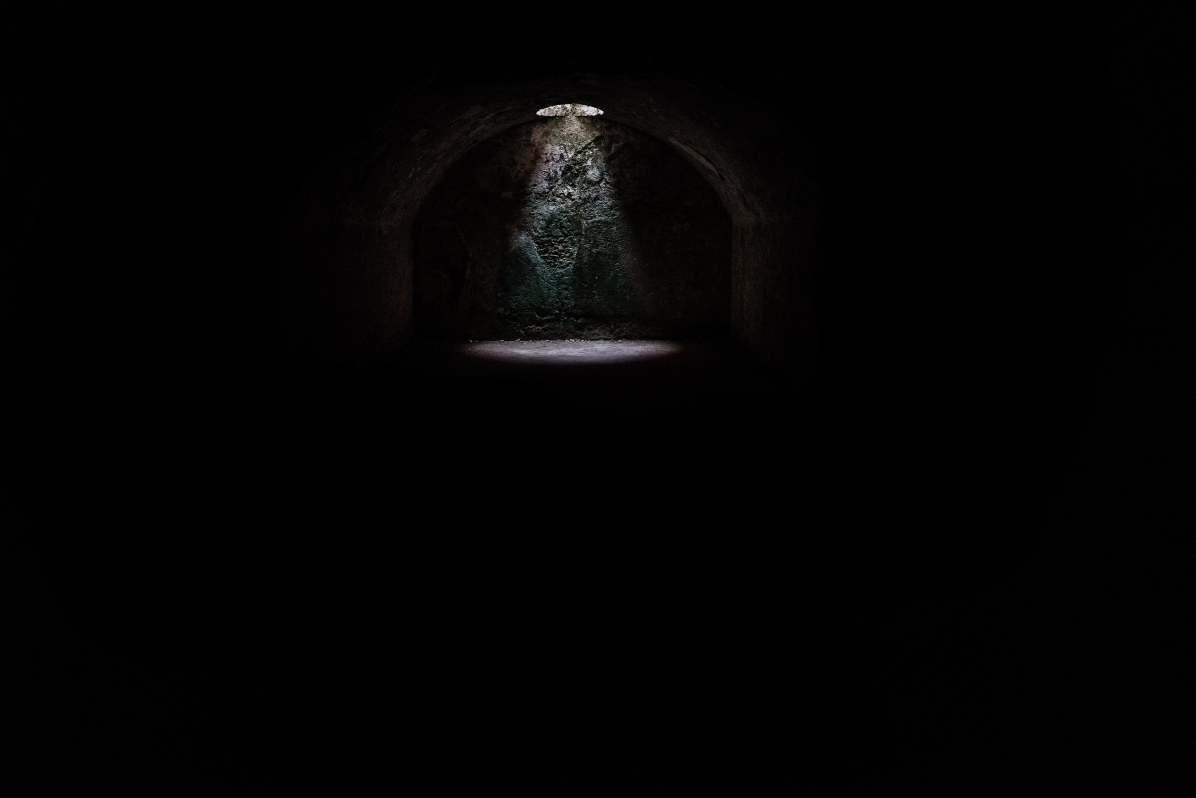
#> input picture openCV/large_dark_cave.jpg, 4782 x 3192 px, found by its file name (shown at 1/4 size)
$ python 02_resize_rescale.py
#> lines starting #> are read from the running program, lines starting #| are printed output that depends on the picture
import cv2 as cv                        # OpenCV 패키지 사용, cv2를 cv로 사용, OpenCV 패키지 내의 함수를 사용할 때 cv.을 먼저 쓰고 함수명을 써야 함.

# 이미지 크기 조절 함수 (사용자 정의)
def rescaleFrame(frame, scale=0.2):
    width = int(frame.shape[1] * scale)
    height = int(frame.shape[0] * scale)
    dimensions = (width, height)

    return cv.resize(frame, dimensions, interpolation=cv.INTER_AREA)

# Read Image
img = cv.imread('openCV/large_dark_cave.jpg') # 아주 큰 해상도를 가지는 영상 입력
#> img is the input picture: shape (3192, 4782, 3); mean B, G, R 2.4, 2.5, 2.8
cv.imshow('Large Image', img)          # 모니터 해상도보다 커서 윈도우가 화면보다 더 큼.

img1 = rescaleFrame(img)
#> in rescaleFrame, `return cv.resize(frame, dimensions, interpolation=cv.INTER_AREA)`:
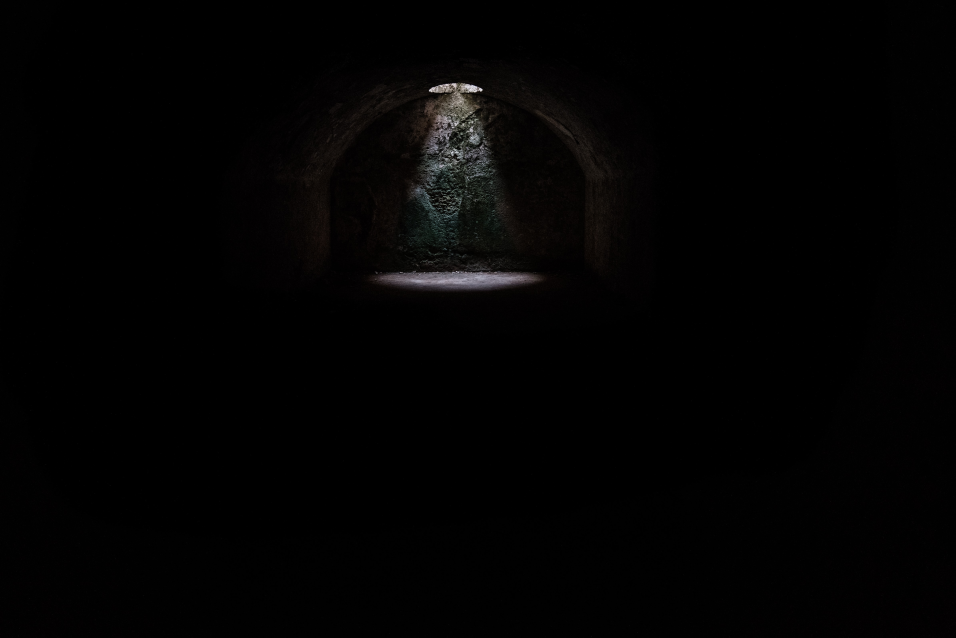
#> returned value: shape (638, 956, 3); mean of channels 0, 1, 2 2.4, 2.5, 2.8; drawn as B, G, R
cv.imshow('Resized', img1)

img2 = rescaleFrame(img, scale=0.1)
cv.imshow('Resized1', img2)
cv.waitKey(0)                           # 어떠한 키 값을 받을 때까지 윈도우 종료하지 않음.


# Read Video
# capture = cv.VideoCapture(0)            # 카메라를 사용항 동영상 출력
# capture = cv.VideoCapture(1)            # 카메라를 사용항 동영상 출력
capture = cv.VideoCapture('openCV/Piano.mp4')  # 동영상 파일 출력

while True:
    isTrue, frame = capture.read()
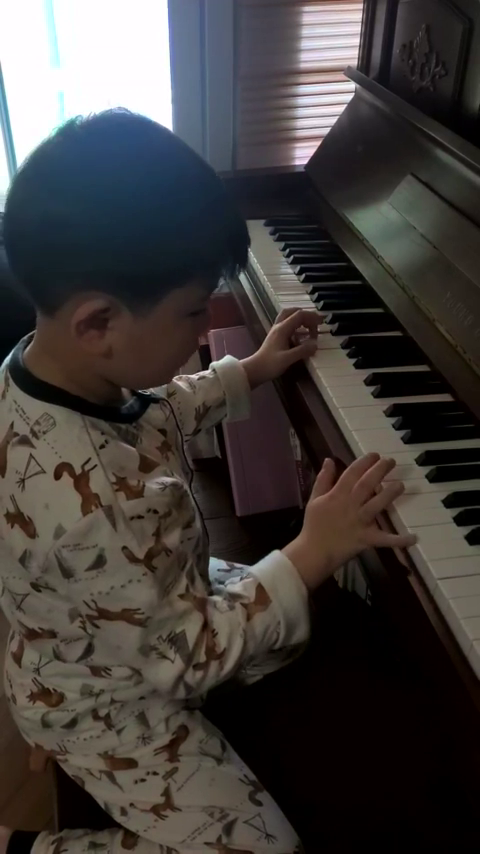
#> input picture frame 30 of openCV/Piano.mp4, 480 x 854 px
#> frame is the input picture: shape (854, 480, 3); mean B, G, R 59.6, 61.6, 65.7
    frame1 = rescaleFrame(frame)
#> call 3 of rescaleFrame, with scale = 0.2
#> in rescaleFrame (call 3), `return cv.resize(frame, dimensions, interpolation=cv.INTER_AREA)`:
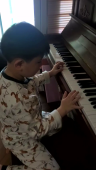
#> returned value: shape (170, 96, 3); mean of channels 0, 1, 2 59.6, 61.6, 65.7; drawn as B, G, R
    frame2 = rescaleFrame(frame, scale=0.5)
    cv.imshow('Video', frame)
    cv.imshow('Video_resized', frame1)
    cv.imshow('Video_resized1', frame2)

    if cv.waitKey(20) & 0xFF == ord('d'):       # 'd'를 누르면 종료
#> (key Esc is pressed here)
        break

capture.release()
cv.destroyAllWindows()
